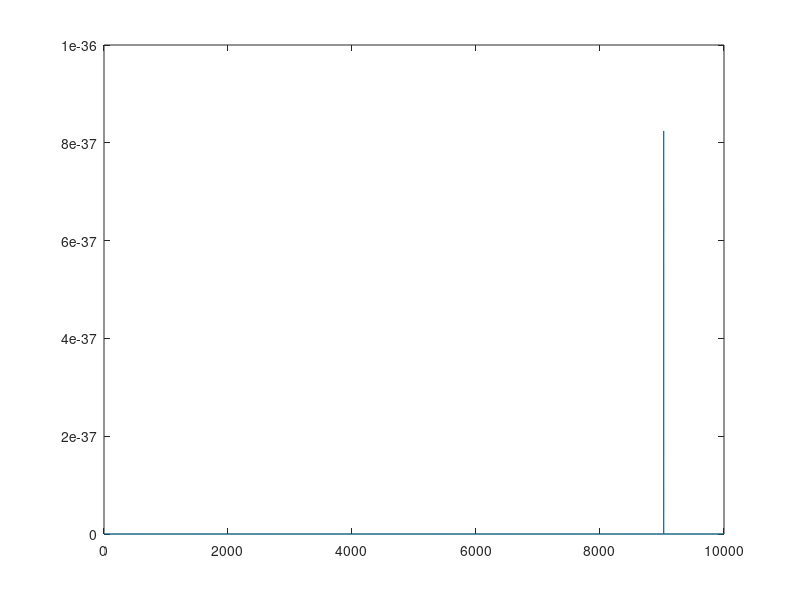
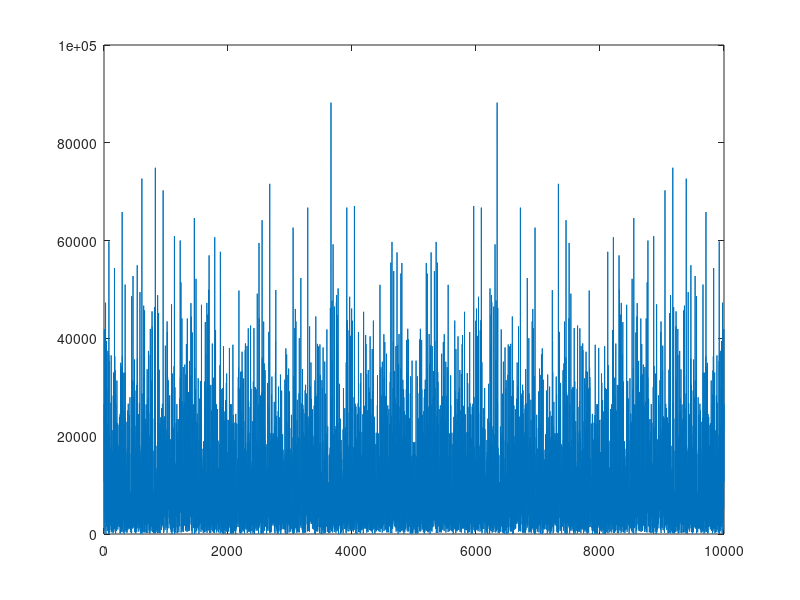

MATLAB code to generate these figures, in order:
clc; clear; close all

X = randn(10000, 1);
X = X - mean(X);
X = X/std(X);

x = abs(fft(X).^2);

sigma = 2;
mu = 10;
y = 1/(sqrt(2*pi)*sigma) * exp(-(X-mu).^2/2*sigma^2);

figure
plot(y)

figure
plot(x)